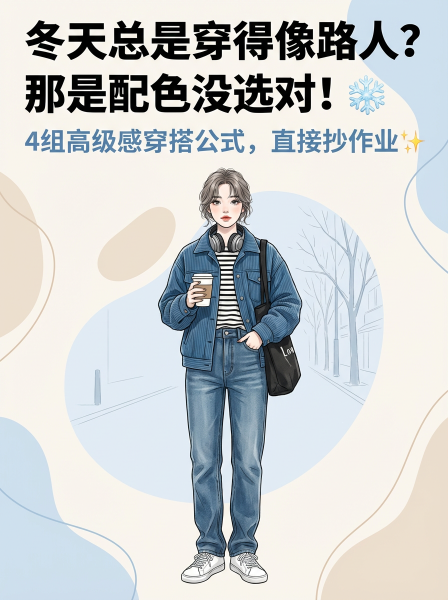
#> input picture history/task_1c6220e6/0.png, 896 x 1200 px (shown at 1/2 size)
$ python -i image_compressor.py   (imports and definitions only)
#> lines starting #> are read from the running program, lines starting #| are printed output that depends on the picture
"""图片压缩工具"""
import io
import logging
from PIL import Image
from typing import Optional


def compress_image(
    image_data: bytes,
    max_size_kb: int = 200,  # 默认200KB
    quality_start: int = 85,
    quality_min: int = 20,
    max_dimension: int = 2048
) -> bytes:

    logger = logging.getLogger(__name__)
    """
    压缩图片到指定大小以内

    Args:
        image_data: 原始图片数据
        max_size_kb: 最大文件大小（KB）
        quality_start: 起始压缩质量（1-100）
        quality_min: 最低压缩质量（1-100）
        max_dimension: 最大边长（像素）

    Returns:
        压缩后的图片数据
    """
    max_size_bytes = max_size_kb * 1024

    # 如果原图已经小于目标大小，直接返回
    if len(image_data) <= max_size_bytes:
        return image_data

    try:
        # 打开图片
        img = Image.open(io.BytesIO(image_data))

        # 转换为 RGB（处理 RGBA 等格式）
        if img.mode in ('RGBA', 'LA', 'P'):
            background = Image.new('RGB', img.size, (255, 255, 255))
            if img.mode == 'P':
                img = img.convert('RGBA')
            background.paste(img, mask=img.split()[-1] if img.mode in ('RGBA', 'LA') else None)
            img = background
        elif img.mode != 'RGB':
            img = img.convert('RGB')

        # 如果图片尺寸过大，先缩小
        width, height = img.size
        if width > max_dimension or height > max_dimension:
            ratio = min(max_dimension / width, max_dimension / height)
            new_width = int(width * ratio)
            new_height = int(height * ratio)
            img = img.resize((new_width, new_height), Image.Resampling.LANCZOS)

        # 逐步降低质量直到满足大小要求
        quality = quality_start
        compressed_data = None

        while quality >= quality_min:
            output = io.BytesIO()
            img.save(output, format='JPEG', quality=quality, optimize=True)
            compressed_data = output.getvalue()

            if len(compressed_data) <= max_size_bytes:
                break

            quality -= 5

        # 如果还是太大，进一步缩小尺寸
        if len(compressed_data) > max_size_bytes:
            width, height = img.size
            while len(compressed_data) > max_size_bytes and max(width, height) > 512:
                width = int(width * 0.9)
                height = int(height * 0.9)
                img_resized = img.resize((width, height), Image.Resampling.LANCZOS)

                output = io.BytesIO()
                img_resized.save(output, format='JPEG', quality=quality_min, optimize=True)
                compressed_data = output.getvalue()

        original_size_kb = len(image_data) / 1024
        compressed_size_kb = len(compressed_data) / 1024
        compression_ratio = (1 - compressed_size_kb / original_size_kb) * 100

        # print(f"[图片压缩] {original_size_kb:.1f}KB → {compressed_size_kb:.1f}KB (压缩 {compression_ratio:.1f}%)")
        logger.debug(f"图片压缩: {original_size_kb:.1f}KB -> {compressed_size_kb:.1f}KB (压缩 {compression_ratio:.1f}%)")

        return compressed_data

    except Exception as e:
        logger.error(f"图片压缩失败: {str(e)}")
        return image_data


def compress_images(images: list[bytes], max_size_kb: int = 200) -> list[bytes]:
    """
    批量压缩图片

    Args:
        images: 图片数据列表
        max_size_kb: 最大文件大小（KB）

    Returns:
        压缩后的图片数据列表
    """
    return [compress_image(img, max_size_kb) for img in images]

>>> import cv2
>>> picture = cv2.imread('../../history/task_1c6220e6/0.png', cv2.IMREAD_GRAYSCALE)
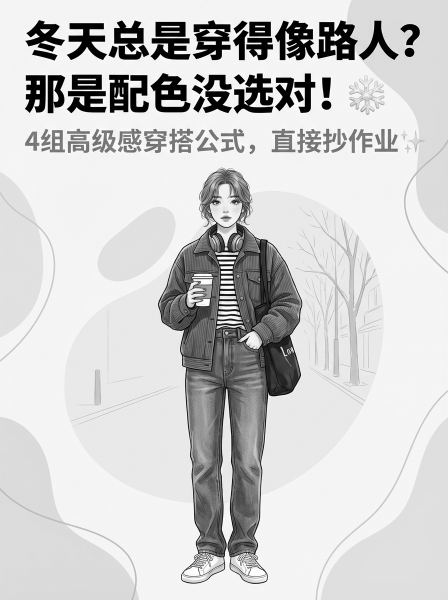
#> picture: shape (1200, 896) (shown at 1/2 size); min 0, max 255, mean 206.2
>>> result = compress_images(picture)
#> result = 1200 items
